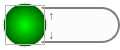
<?xml version="1.0" encoding="UTF-8"?>
<ui version="4.0">
 <class>center3</class>
 <widget class="QWidget" name="center3">
  <property name="geometry">
   <rect>
    <x>0</x>
    <y>0</y>
    <width>120</width>
    <height>50</height>
   </rect>
  </property>
  <property name="minimumSize">
   <size>
    <width>120</width>
    <height>50</height>
   </size>
  </property>
  <property name="maximumSize">
   <size>
    <width>120</width>
    <height>50</height>
   </size>
  </property>
  <property name="cursor">
   <cursorShape>PointingHandCursor</cursorShape>
  </property>
  <property name="windowTitle">
   <string>Form</string>
  </property>
  <property name="toolTip">
   <string/>
  </property>
  <property name="styleSheet">
   <string notr="true">QWidget#center3{
background-color: rgba(255, 255, 255, 0);
}</string>
  </property>
  <widget class="QLabel" name="memUse">
   <property name="geometry">
    <rect>
     <x>0</x>
     <y>0</y>
     <width>50</width>
     <height>50</height>
    </rect>
   </property>
   <property name="minimumSize">
    <size>
     <width>50</width>
     <height>50</height>
    </size>
   </property>
   <property name="maximumSize">
    <size>
     <width>50</width>
     <height>50</height>
    </size>
   </property>
   <property name="styleSheet">
    <string notr="true">background-color: transparent;
font: 11pt &quot;Microsoft YaHei UI&quot;;
color: rgb(255, 255, 255);
border-radius: 25px;</string>
   </property>
   <property name="alignment">
    <set>Qt::AlignCenter</set>
   </property>
  </widget>
  <widget class="QFrame" name="frame">
   <property name="geometry">
    <rect>
     <x>2</x>
     <y>7</y>
     <width>118</width>
     <height>36</height>
    </rect>
   </property>
   <property name="minimumSize">
    <size>
     <width>118</width>
     <height>36</height>
    </size>
   </property>
   <property name="maximumSize">
    <size>
     <width>118</width>
     <height>36</height>
    </size>
   </property>
   <property name="styleSheet">
    <string notr="true">QFrame#frame{
background-color: #FCFCFC;
border: 2px solid gray;
border-radius: 18px;
}</string>
   </property>
   <property name="frameShape">
    <enum>QFrame::StyledPanel</enum>
   </property>
   <property name="frameShadow">
    <enum>QFrame::Raised</enum>
   </property>
   <layout class="QGridLayout" name="gridLayout">
    <property name="leftMargin">
     <number>44</number>
    </property>
    <property name="topMargin">
     <number>0</number>
    </property>
    <property name="rightMargin">
     <number>13</number>
    </property>
    <property name="bottomMargin">
     <number>0</number>
    </property>
    <item row="0" column="0">
     <widget class="QLabel" name="label_2">
      <property name="maximumSize">
       <size>
        <width>10</width>
        <height>16777215</height>
       </size>
      </property>
      <property name="styleSheet">
       <string notr="true">color: rgb(152, 79, 78);
font: 7pt &quot;黑体&quot;;</string>
      </property>
      <property name="text">
       <string>↑</string>
      </property>
     </widget>
    </item>
    <item row="0" column="1">
     <widget class="QLabel" name="netUp">
      <property name="styleSheet">
       <string notr="true">font: 7pt &quot;Microsoft YaHei UI&quot;;
color: #E09A13;
font-weight: bold;</string>
      </property>
     </widget>
    </item>
    <item row="1" column="0">
     <widget class="QLabel" name="label">
      <property name="maximumSize">
       <size>
        <width>10</width>
        <height>16777215</height>
       </size>
      </property>
      <property name="styleSheet">
       <string notr="true">color: rgb(45, 130, 85);
font: 7pt &quot;黑体&quot;;</string>
      </property>
      <property name="text">
       <string>↓</string>
      </property>
     </widget>
    </item>
    <item row="1" column="1">
     <widget class="QLabel" name="netDown">
      <property name="styleSheet">
       <string notr="true">font: 7pt &quot;Microsoft YaHei UI&quot;;
color: #7CE00E;
font-weight: bold;</string>
      </property>
     </widget>
    </item>
   </layout>
  </widget>
  <widget class="QFrame" name="memColorFrame">
   <property name="geometry">
    <rect>
     <x>5</x>
     <y>5</y>
     <width>40</width>
     <height>40</height>
    </rect>
   </property>
   <property name="frameShape">
    <enum>QFrame::StyledPanel</enum>
   </property>
   <property name="frameShadow">
    <enum>QFrame::Raised</enum>
   </property>
  </widget>
  <widget class="QFrame" name="frame_2">
   <property name="geometry">
    <rect>
     <x>1</x>
     <y>1</y>
     <width>48</width>
     <height>48</height>
    </rect>
   </property>
   <property name="styleSheet">
    <string notr="true">background-color: qradialgradient(spread:pad, cx:0.5, cy:0.5, radius:0.5, fx:0.5, fy:0.5, stop:0 rgba(0, 255, 0, 255), stop:0.87 rgba(0, 100, 0, 255), stop:0.90 #eeeeee, stop:0.99 #ffffff, stop:1 #ffffff);
border-radius: 24px;</string>
   </property>
   <property name="frameShape">
    <enum>QFrame::StyledPanel</enum>
   </property>
   <property name="frameShadow">
    <enum>QFrame::Raised</enum>
   </property>
  </widget>
  <zorder>frame</zorder>
  <zorder>frame_2</zorder>
  <zorder>memColorFrame</zorder>
  <zorder>memUse</zorder>
 </widget>
 <resources/>
 <connections/>
</ui>
